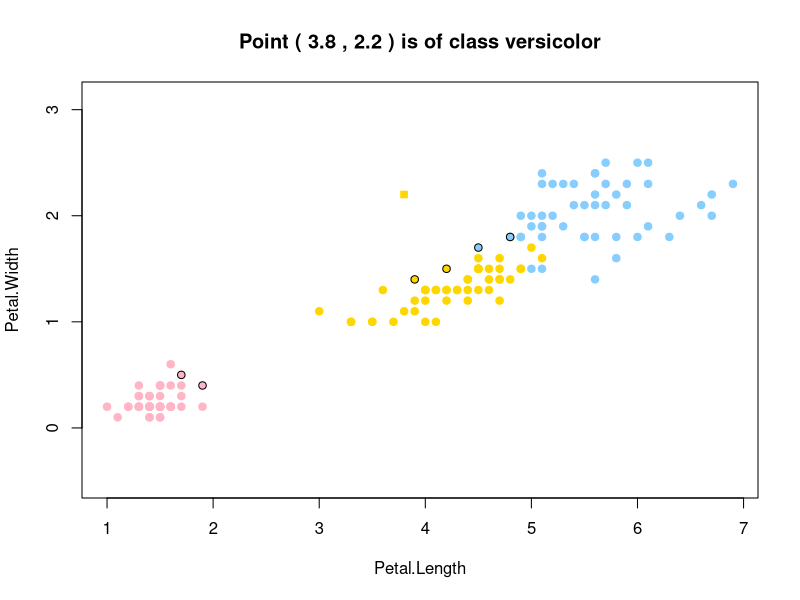

This figure's R source:
colors <- c("setosa"="pink1","versicolor"="gold","virginica"="skyblue1")
optimalK <<- 2
parOne <- 3   #чтобы можно было легко поменять параметры
parTwo <- 4
titles <- dimnames(iris)[2]
xname <- titles[[1]][parOne]   #названия для подписей на карте
yname <- titles[[1]][parTwo]


eucDist <- function(u,v) {  #функция расстояния между парой точек
  return (sqrt(sum((u-v)^2)))
}


sortObjbyDist <- function(xl,z,metricFunc=eucDist) {  #функция сортировки массива по расстоянию до z
  l <- dim(xl)[1]
  n <- dim(xl)[2]-1
  dist <- matrix(NA,l,2)
  for (i in 1:l) {
    dist[i, ] <- c(i, metricFunc(xl[i,1:n],z))  #создание списка пар (номер объекта, расстояние до z)
  }
  orderedXl <- xl[order(dist[ ,2]), ]   #сортировка списка объектов
  return (orderedXl)
}


meanDist <- function(xl,z,k,metricFunc=eucDist) {   #сортировка массива расстояний 
  l <- dim(xl)[1]
  n <- dim(xl)[2]-1
  dist <- matrix(NA,l,2)
  for (i in 1:l) {
    dist[i, ] <- c(i, metricFunc(xl[i,1:n],z))  #создание списка пар (номер объекта, расстояние до z)
  }
  orderedDist <- dist[order(dist[, 2]), ]   #сортировка списка объектов
  return (orderedDist[1:k,2])
}


subclass <- function(xl,type) {   #выбор определённого класса цветов
  n <- dim(xl)[2]
  return (xl[which(xl[ ,n]==type), ])
}


kNNMod <- function(xl,z,k) {   #функция выбора класса методом kNN
  types <- c("setosa","versicolor","virginica")
  n <- dim(xl)[2]-1
  classDist <- c(0,0,0)
  for (i in 1:3) {
    current <- subclass(xl,types[i])   #для каждого класса получает список цветов
    classDist[i] <- mean(meanDist(current,z,k))   #берёт среднее расстояние до ближайших k представителей класса
  }
  class <- types[which.min(classDist)]     #выбирает тот класс, у которого "средний" объект ближе всего к z
  return (class)
}


determKNNMod_LOO <- function(xl) {   #определение оптимального k методом LOO
  l <- dim(xl)[1]
  n <- dim(xl)[2]-1
  classes <- xl[ ,n+1]
  counts <- table(classes)
  maxK <- counts[which.min(counts)]-1   #максимальное допустимое k = минимальное число в одном классе
  errorForK <- matrix(0.0,maxK,1)
  for (i in 1:l) {  #перебираем каждый элемент
    obj <- xl[i, ]
    newXl <- xl[-i, ]  #убираем его из выборки
    z <- obj[1:n]
    classes <- c("setosa"=0,"versicolor"=0,"virginica"=0)
    dist <- matrix(NA,3,maxK)
    for (j in 1:3) {
      class <- subclass(newXl,names(classes[j]))   #для каждого класса получает список цветов
      dist[j, ] <- meanDist(class,z,maxK)   #берёт среднее расстояние до всех представителей класса
    }
    print(i)
    for (k in 1:maxK) {   #перебираем значение k
      for (j in 1:3) {
        classes[j] <- classes[j]+dist[j,k]   #в каждый класс добавляется расстояние до k-го объекта класса
      }
      class <- names(which.min(classes))   #выбирается класс с наименьшим расстоянием
      if (class!=obj[n+1]) {   #если произошла ошибка классификации
        errorForK[k]=errorForK[k]+1/l   #то увеличиваем для данного k значение ошибки
      }
    }
  }
  LOO <- matrix(NA,maxK,2)
  for (k in 1:maxK) {
    LOO[k, ] <- c(k,errorForK[k])   #строим массив пар (номер, число ошибок)
  }
  optK <- which.min(errorForK)
  message <- paste0("Find optimal value of k for kNNMod with LOO-algo, k = ",optK,", error = ",(LOO[optK,2]*l),"/",l," (",round(LOO[optK,2],3),")")
  plot(LOO,pch=1,type="l",col="blue",xlab="k",ylab="LOO(k)",main=message)
  points(optK,LOO[optK,2],pch=21,bg="red",col="red")
  res <- paste("optK=",optK)   #готовит подпись для графика
  text(optK+1.3,LOO[optK,2]+0.001,labels=res)
  return (c(optK,errorForK[optK]))
}


algoShow <- function(z) {
  k <- optimalK
  types <- c("setosa","versicolor","virginica")
  xl <- iris[ ,c(parOne,parTwo,5)]   #построение выборки
  l <- dim(xl)[1]
  n <- dim(xl)[2]-1
  classDist <- c(0,0,0)
  globalRemove <- matrix(NA,3*k,4)
  pos <- 1
  for (i in 1:3) {
    current <- subclass(xl,types[i])   #для каждого класса получает список цветов
    orderedClass <- sortObjbyDist(current,z)   #берёт ближайших k представителей класса
    classDist[i] <- mean(meanDist(current,z,k))
    remove <- strtoi(dimnames(orderedClass[1:k, ])[[1]])  #получить номера тех, кто является ближайшими соседями
    for (j in 1:k) {   #запоминаем информацию о каждом удаляемом объекте
      globalRemove[pos, ] <- c(remove[j],orderedClass[j,1],orderedClass[j,2],types[i])
      pos <- pos+1
    }
  }
  remove <- strtoi(globalRemove[ ,1])
  newXl <- xl[-remove, ]
  class <- types[which.min(classDist)]     #выбирает тот класс, у которого "средний" объект ближе всего к z
  message <- paste("Point (",z[1],",",z[2],") is of class",class)
  plot(newXl[ ,1:n],pch=21,bg=colors[newXl[ ,n+1]],col=colors[newXl[ ,n+1]],asp=1,main=message,xlab=xname,ylab=yname)
  points(z[1],z[2],pch=22,bg=colors[class],col=colors[class],asp=1)
  points(globalRemove[ ,2:3],pch=21,bg=colors[globalRemove[ ,4]],col="black",asp=1)
}


main <- function(runLOO=FALSE,runMap=FALSE) {
  ptm <- proc.time()
  errorValue <- 0.04
  xl <- iris[ ,c(parOne,parTwo,5)]   #построение выборки
  l <- dim(xl)[1]
  xMin <- xl[which.min(xl[ ,1]),1]   #нахождение минимального и максимального иксов
  xMax <- xl[which.max(xl[ ,1]),1]
  X <- seq(from=xMin,to=xMax,by=0.05)   #список всех иксов на карте
  xLen <- length(X)
  yMin <- xl[which.min(xl[ ,2]),2]   #нахождение минимального и максимального игриков
  yMax <- xl[which.max(xl[ ,2]),2]
  Y <- seq(from=yMin,to=yMax,by=0.05)   #список всех игриков на карте
  yLen <-length(Y)
  if (runLOO==TRUE) {
    optimals <- determKNNMod_LOO(xl)   #находим оптимальное k
    print("LOO algorithm")
    btm <- proc.time()
    print(btm-ptm)
    optimalK <<- optimals[1]
    errorValue <- optimals[2]
  }
  if (runMap==TRUE) {
    ptm <- proc.time()
    flowers <- matrix(NA,xLen,yLen)
    positions <- matrix(NA,xLen*yLen,2)
    cnt <- 1
    for (i in 1:yLen) {
      print(Y[i])
      for (j in 1:xLen) {
        z <- c(X[j],Y[i])
        positions[cnt, ] <- z   #запоминаем координаты объекта
        flowers[j,i] <- kNNMod(xl,z,optimalK)   #находим предположительный класс методом kNN
        cnt <- cnt+1
      }
    }
    message <- paste0("Map of kNNMod for optimal K = ",optimalK," with error = ",(errorValue*l),"/",l," (",round(errorValue,3),")")
    plot(positions,pch=1,bg="white",col=colors[flowers],asp=1,main=message,xlab=xname,ylab=yname)
    points(iris[ ,c(3,4)],pch=21,bg=colors[iris$Species],col=colors[iris$Species],asp=1)
    print("Map build")
    btm <- proc.time()
    print(btm-ptm)
  }
}


main(FALSE,FALSE)	#посчитать отдельно LOO и полную карту
algoShow(c(3.8,2.2))	#показать классификацию случайной точки, подсветив её соседей
